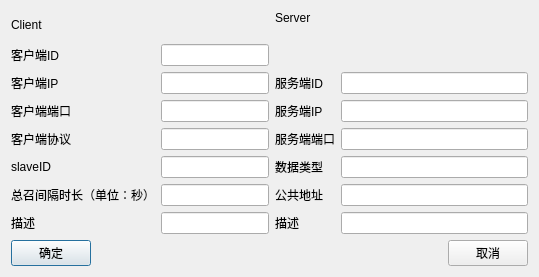
<?xml version="1.0" encoding="UTF-8"?>
<ui version="4.0">
 <class>new_Form</class>
 <widget class="QDialog" name="new_Form">
  <property name="geometry">
   <rect>
    <x>0</x>
    <y>0</y>
    <width>539</width>
    <height>277</height>
   </rect>
  </property>
  <property name="windowTitle">
   <string>Dialog</string>
  </property>
  <layout class="QGridLayout" name="gridLayout">
   <item row="0" column="0">
    <layout class="QHBoxLayout" name="horizontalLayout_4">
     <item>
      <layout class="QVBoxLayout" name="verticalLayout_5">
       <item>
        <widget class="QLabel" name="label">
         <property name="text">
          <string>Client</string>
         </property>
        </widget>
       </item>
       <item>
        <layout class="QHBoxLayout" name="horizontalLayout_2">
         <item>
          <layout class="QVBoxLayout" name="verticalLayout">
           <item>
            <widget class="QLabel" name="lab_client_id">
             <property name="text">
              <string>客户端ID</string>
             </property>
            </widget>
           </item>
           <item>
            <widget class="QLabel" name="lab_client_ip">
             <property name="text">
              <string>客户端IP</string>
             </property>
            </widget>
           </item>
           <item>
            <widget class="QLabel" name="lab_client_port">
             <property name="text">
              <string>客户端端口</string>
             </property>
            </widget>
           </item>
           <item>
            <widget class="QLabel" name="lab_client_protocol">
             <property name="text">
              <string>客户端协议</string>
             </property>
            </widget>
           </item>
           <item>
            <widget class="QLabel" name="lab_client_slaveID">
             <property name="text">
              <string>slaveID</string>
             </property>
            </widget>
           </item>
           <item>
            <widget class="QLabel" name="lab_client_gct">
             <property name="text">
              <string>总召间隔时长（单位：秒）</string>
             </property>
            </widget>
           </item>
           <item>
            <widget class="QLabel" name="lab_client_describe">
             <property name="text">
              <string>描述</string>
             </property>
            </widget>
           </item>
          </layout>
         </item>
         <item>
          <layout class="QVBoxLayout" name="verticalLayout_3">
           <item>
            <widget class="QLineEdit" name="lineEdit_client_id"/>
           </item>
           <item>
            <widget class="QLineEdit" name="lineEdit_client_ip"/>
           </item>
           <item>
            <widget class="QLineEdit" name="lineEdit_client_port"/>
           </item>
           <item>
            <widget class="QLineEdit" name="lineEdit_client_protocol"/>
           </item>
           <item>
            <widget class="QLineEdit" name="lineEdit_client_slaveID"/>
           </item>
           <item>
            <widget class="QLineEdit" name="lineEdit_client_gct"/>
           </item>
           <item>
            <widget class="QLineEdit" name="lineEdit_client_describe"/>
           </item>
          </layout>
         </item>
        </layout>
       </item>
      </layout>
     </item>
     <item>
      <layout class="QVBoxLayout" name="verticalLayout_6">
       <item>
        <widget class="QLabel" name="label_2">
         <property name="text">
          <string>Server</string>
         </property>
        </widget>
       </item>
       <item>
        <spacer name="verticalSpacer">
         <property name="orientation">
          <enum>Qt::Vertical</enum>
         </property>
         <property name="sizeHint" stdset="0">
          <size>
           <width>20</width>
           <height>40</height>
          </size>
         </property>
        </spacer>
       </item>
       <item>
        <layout class="QHBoxLayout" name="horizontalLayout_3">
         <item>
          <layout class="QVBoxLayout" name="verticalLayout_2">
           <item>
            <widget class="QLabel" name="lab_server_id">
             <property name="text">
              <string>服务端ID</string>
             </property>
            </widget>
           </item>
           <item>
            <widget class="QLabel" name="lab_server_ip">
             <property name="text">
              <string>服务端IP</string>
             </property>
            </widget>
           </item>
           <item>
            <widget class="QLabel" name="lab_server_port">
             <property name="text">
              <string>服务端端口</string>
             </property>
            </widget>
           </item>
           <item>
            <widget class="QLabel" name="lab_server_dataType">
             <property name="text">
              <string>数据类型</string>
             </property>
            </widget>
           </item>
           <item>
            <widget class="QLabel" name="lab_server_publicAddr">
             <property name="text">
              <string>公共地址</string>
             </property>
            </widget>
           </item>
           <item>
            <widget class="QLabel" name="lab_server_describe">
             <property name="text">
              <string>描述</string>
             </property>
            </widget>
           </item>
          </layout>
         </item>
         <item>
          <layout class="QVBoxLayout" name="verticalLayout_4">
           <item>
            <widget class="QLineEdit" name="lineEdit_server_id"/>
           </item>
           <item>
            <widget class="QLineEdit" name="lineEdit_server_ip"/>
           </item>
           <item>
            <widget class="QLineEdit" name="lineEdit_server_port"/>
           </item>
           <item>
            <widget class="QLineEdit" name="lineEdit_server_dataType"/>
           </item>
           <item>
            <widget class="QLineEdit" name="lineEdit_server_publicAddr"/>
           </item>
           <item>
            <widget class="QLineEdit" name="lineEdit_server_describe"/>
           </item>
          </layout>
         </item>
        </layout>
       </item>
      </layout>
     </item>
    </layout>
   </item>
   <item row="1" column="0">
    <layout class="QHBoxLayout" name="horizontalLayout">
     <item>
      <widget class="QPushButton" name="btn_ok">
       <property name="text">
        <string>确定</string>
       </property>
      </widget>
     </item>
     <item>
      <spacer name="horizontalSpacer">
       <property name="orientation">
        <enum>Qt::Horizontal</enum>
       </property>
       <property name="sizeHint" stdset="0">
        <size>
         <width>40</width>
         <height>20</height>
        </size>
       </property>
      </spacer>
     </item>
     <item>
      <widget class="QPushButton" name="btn_cancel">
       <property name="text">
        <string>取消</string>
       </property>
      </widget>
     </item>
    </layout>
   </item>
  </layout>
 </widget>
 <resources/>
 <connections/>
</ui>
